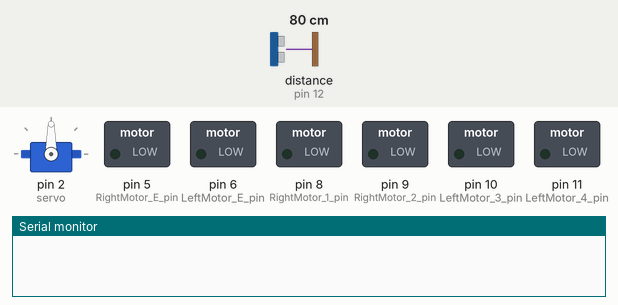
A sketch run on a simulated Arduino Uno, built with avr-gcc and run on an emulated ATmega328P. Shown: servo, switched loads named in the sketch (green lamp = pin HIGH), the last lines printed to the serial monitor. Inputs (shaded band) come from the test bench; at power-on: distance to the obstacle (sensor on pin 12) 80 cm. The echo pulse lasts 58.3 µs per cm.

Above: at 0.1 s.
2.3 s: distance to the obstacle (sensor on pin 12) set to 16 cm
5.3 s: distance to the obstacle (sensor on pin 12) set to 13 cm
At 6.1 s:
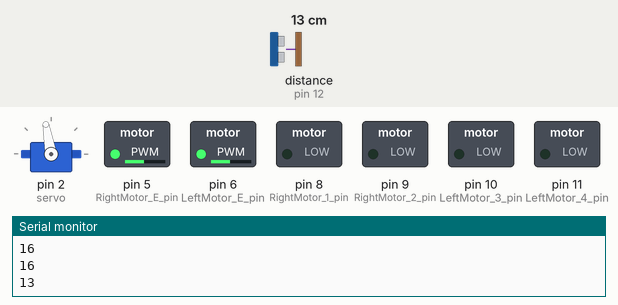
8.3 s: distance to the obstacle (sensor on pin 12) set to 18 cm
At 8.58 s:
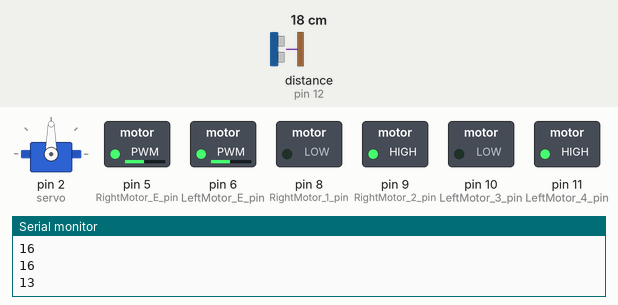
11.3 s: distance to the obstacle (sensor on pin 12) set to 2 cm
At 12.1 s:
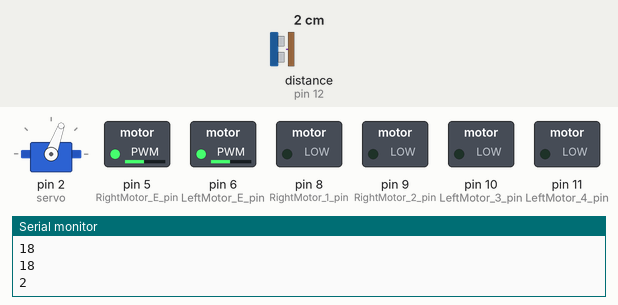
14.3 s: distance to the obstacle (sensor on pin 12) set to 35 cm
Timing chart, 0 to 18.3 s (numbered marks = the images above; inputs shaded):
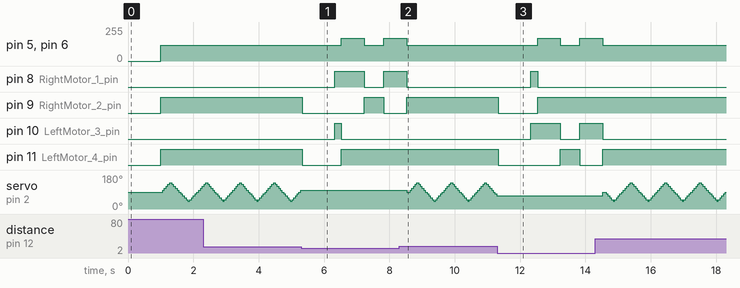

Measured:
- the behaviour switches between 15 and 14 cm on distance to the obstacle (sensor on pin 12) (found by bisection; images 0 and 1)
- after the input at 5.3 s, pin 5 (RightMotor_E_pin), pin 6 (LeftMotor_E_pin): 120/255 → 170/255 after 1.2 s, → 120/255 0.70 s later, → 170/255 0.60 s later
- after the input at 8.3 s, pin 5 (RightMotor_E_pin), pin 6 (LeftMotor_E_pin): goes on until 8.5 s, then stays 120/255
- after the input at 11.3 s, pin 5 (RightMotor_E_pin), pin 6 (LeftMotor_E_pin): 120/255 → 170/255 after 1.2 s, → 120/255 0.70 s later, → 170/255 0.60 s later
- after the input at 14.3 s, pin 5 (RightMotor_E_pin), pin 6 (LeftMotor_E_pin): goes on until 14.5 s, then stays 120/255
- by itself, servo on pin 2 (servo): repeats every 1.0 s: 140° 0.05 s, 130° 0.05 s, 120° 0.05 s, 110° 0.05 s, 100° 0.05 s, 90° 0.05 s, 80° 0.05 s, 70° 0.05 s, 60° 0.05 s, 50° 0.05 s, 40° 0.05 s, 50° 0.05 s, 60° 0.05 s, 70° 0.05 s, 80° 0.05 s, 90° 0.05 s, 100° 0.05 s, 110° 0.05 s, 120° 0.05 s, 130° 0.05 s

The sketch:

MAGA_DC_Servo_ECHO_02.ino
```cpp
#include <Servo.h>
#include <NewPing.h>

Servo servo;

const int servoPin = 2; // 서보 모터 핀
const int MAX_DISTANCE = 100;

int RightMotor_E_pin = 5; // 오른쪽 모터의 Enable & PWM
int RightMotor_1_pin = 8; // 오른쪽 모터 제어선 IN1
int RightMotor_2_pin = 9; // 오른쪽 모터 제어선 IN2
int LeftMotor_3_pin = 10; // 왼쪽 모터 제어선 IN3
int LeftMotor_4_pin = 11; // 왼쪽 모터 제어선 IN4
int LeftMotor_E_pin = 6;  // 왼쪽 모터의 Enable & PWM

int trigPin = 13; //초음파 센서
int echoPin = 12; //초음파 센서

NewPing sonar(trigPin, echoPin, MAX_DISTANCE);

int PWM = 120; // 최소 120

void movePattern_Right();
void movePattern_Left();
void Cleaner_Go();
void Cleaner_Back();
void Cleaner_Left();
void Cleaner_Right();
void Cleaner_Stop();

int state = 10;
int angle = 90;

int count = 0;

void setup() {

  servo.attach(2); //연결핀
  Serial.begin(9600);       // 시리얼 속도 설정

  servo.write(angle);  // 각도
  delay(1000);

  Cleaner_Go();

  pinMode(RightMotor_E_pin, OUTPUT);        // 출력모드로 설정
  pinMode(RightMotor_1_pin, OUTPUT);
  pinMode(RightMotor_2_pin, OUTPUT);
  pinMode(LeftMotor_3_pin, OUTPUT);
  pinMode(LeftMotor_4_pin, OUTPUT);
  pinMode(LeftMotor_E_pin, OUTPUT);
  pinMode(echoPin, INPUT);   // echoPin 입력
  pinMode(trigPin, OUTPUT);  // trigPin 출력
}

void loop() {
  servo.write(angle);  // 각도
  delay(50);

  int distance = sonar.ping_cm();   // 초음파 센서 거리 받는 변수
  Serial.println(distance);         // 값 출력

  if(distance > 0 && distance < 15){  // 장애물 거리 조건문
    if(count == 0){
      movePattern_Right();
      count++;
    }
    else if(count == 1){
      movePattern_Left();
      count--;
    }
  }

  if(angle == 140) state = -10; // 서보모터 각도 40~140 회전
  else if(angle == 40) state = 10;
  angle += state;
}

void movePattern_Right(){
  Cleaner_Stop();

  Cleaner_Back();
  delay(200);

  Cleaner_Right();
  Cleaner_Go();
  delay(600);
  Cleaner_Right();

  Cleaner_Go();

  angle = 90;
  servo.write(angle);
  delay(100);
}

void movePattern_Left(){
  Cleaner_Stop();

  Cleaner_Back();
  delay(200);

  Cleaner_Left();
  Cleaner_Go();
  delay(600);
  Cleaner_Left();

  Cleaner_Go();

  angle = 90;
  servo.write(angle);
  delay(100);
}

void Cleaner_Go(){
  digitalWrite(RightMotor_1_pin, LOW);
  digitalWrite(RightMotor_2_pin, HIGH);
  digitalWrite(LeftMotor_3_pin, LOW);
  digitalWrite(LeftMotor_4_pin, HIGH);

  analogWrite(RightMotor_E_pin, PWM);
  analogWrite(LeftMotor_E_pin, PWM);
 }

void Cleaner_Back(){       // 후진
  digitalWrite(RightMotor_1_pin, HIGH);
  digitalWrite(RightMotor_2_pin, LOW);
  digitalWrite(LeftMotor_3_pin, HIGH);
  digitalWrite(LeftMotor_4_pin, LOW);

  analogWrite(RightMotor_E_pin, PWM);
  analogWrite(LeftMotor_E_pin, PWM);
}

void Cleaner_Left(){ // 좌회전
  digitalWrite(RightMotor_1_pin, LOW);
  digitalWrite(RightMotor_2_pin, HIGH);
  digitalWrite(LeftMotor_3_pin, HIGH);
  digitalWrite(LeftMotor_4_pin, LOW);

  analogWrite(RightMotor_E_pin, PWM+50);
  analogWrite(LeftMotor_E_pin, PWM+50);
  delay(700);
}

void Cleaner_Right(){ // 우회전
  digitalWrite(RightMotor_1_pin, HIGH);
  digitalWrite(RightMotor_2_pin, LOW);
  digitalWrite(LeftMotor_3_pin, LOW);
  digitalWrite(LeftMotor_4_pin, HIGH);

  analogWrite(RightMotor_E_pin, PWM+50);
  analogWrite(LeftMotor_E_pin, PWM+50);
  delay(700);
}

void Cleaner_Stop(){  // 정지
  digitalWrite(RightMotor_1_pin, LOW);
  digitalWrite(RightMotor_2_pin, LOW);
  digitalWrite(LeftMotor_3_pin, LOW);
  digitalWrite(LeftMotor_4_pin, LOW);
  delay(1000);
}
```
